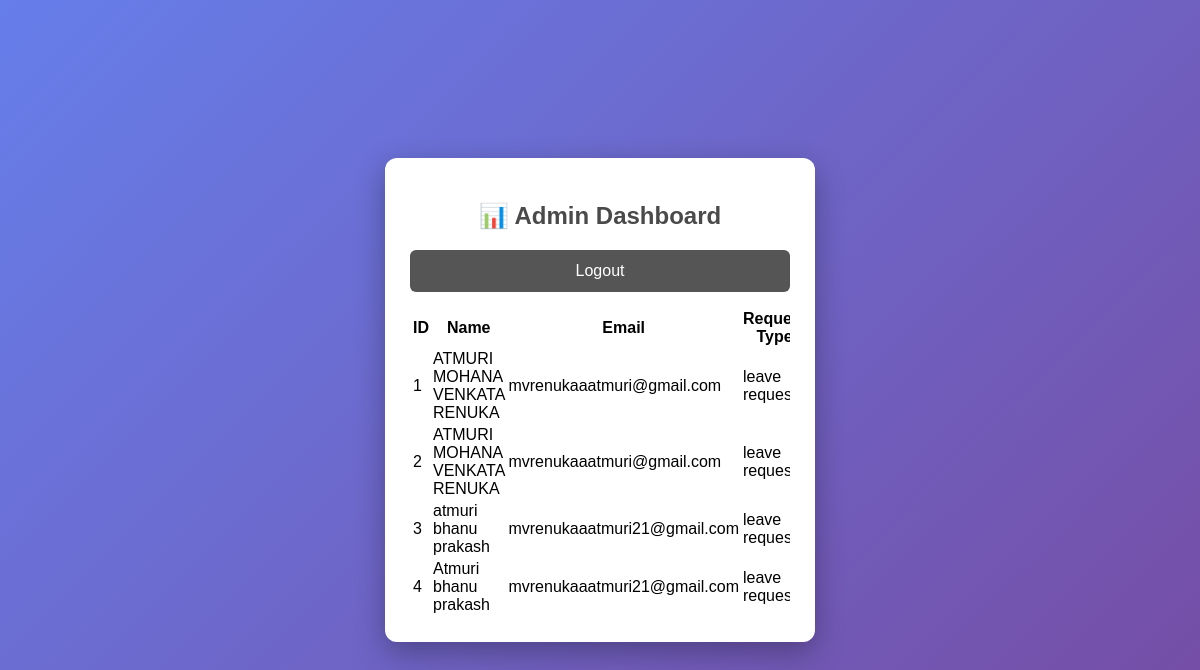
/dashboard (signed in), run on the app's committed database.
### tables this page shows
CREATE TABLE requests (
    id INTEGER PRIMARY KEY AUTOINCREMENT,
    name TEXT,
    email TEXT,
    request_type TEXT,
    message TEXT
);

### app.py (the view)
@app.route("/dashboard")
def dashboard():
    if not session.get("admin"):
        return redirect("/admin")
    conn = get_db()
    rows = conn.execute("SELECT * FROM requests").fetchall()
    conn.close()
    return render_template("dashboard.html", requests=rows)

### app.py (called while the page is built)
def get_db():
    conn = sqlite3.connect("requests.db", check_same_thread=False)
    conn.row_factory = sqlite3.Row
    return conn

### templates/dashboard.html (shortened to what this page needs)
<!DOCTYPE html>
<html lang="en">
<head>
    <link rel="stylesheet" href="{{ url_for('static', filename='style.css') }}">
</head>
<body>
<div class="container">
    <h2>📊 Admin Dashboard</h2>
    <div style="text-align:right; margin-bottom:15px;">
        <a href="/logout">
            <button style="background:#555;">Logout</button>
        </a>
    </div>
    {% if requests|length == 0 %}
        <p style="text-align:center;">No requests submitted yet.</p>
    {% else %}
    <div style="overflow-x:auto;">
        <table>
            <tr>
                <th>ID</th>
                <th>Name</th>
                <th>Email</th>
                <th>Request Type</th>
            </tr>
            {% for r in requests %}
            <tr>
                <td>{{ r.id }}</td>
                <td>{{ r.name }}</td>
                <td>{{ r.email }}</td>
                <td>{{ r.request_type }}</td>
            </tr>
            {% endfor %}
        </table>
    </div>
    {% endif %}
</div>
</body>
</html>

### static/style.css (style rules this page uses)
body { font-family: Arial, sans-serif; background: linear-gradient(135deg, #667eea, #764ba2); min-height: 100vh; margin: 0; display: flex; align-items: center; justify-content: center; }
.container { background: white; width: 380px; padding: 25px; border-radius: 12px; box-shadow: 0 10px 30px rgba(0,0,0,0.3); }
h2 { text-align: center; color: #4a4a4a; margin-bottom: 20px; }
button { width: 100%; padding: 12px; background: linear-gradient(to right, #667eea, #764ba2); border: none; color: white; font-size: 16px; border-radius: 6px; cursor: pointer; transition: 0.3s; }
button { cursor: pointer; }

### data on the page
requests: id "1", name "ATMURI MOHANA VENKATA RENUKA", email "mvrenukaaatmuri@gmail.com", request_type "leave…"
requests: id "2", name "ATMURI MOHANA VENKATA RENUKA", email "mvrenukaaatmuri@gmail.com", request_type "leave…"
requests: id "3", name "atmuri bhanu prakash", email "mvrenukaaatmuri21@gmail.com", request_type "leave…"
requests: id "4", name "Atmuri bhanu prakash", email "mvrenukaaatmuri21@gmail.com", request_type "leave…"
